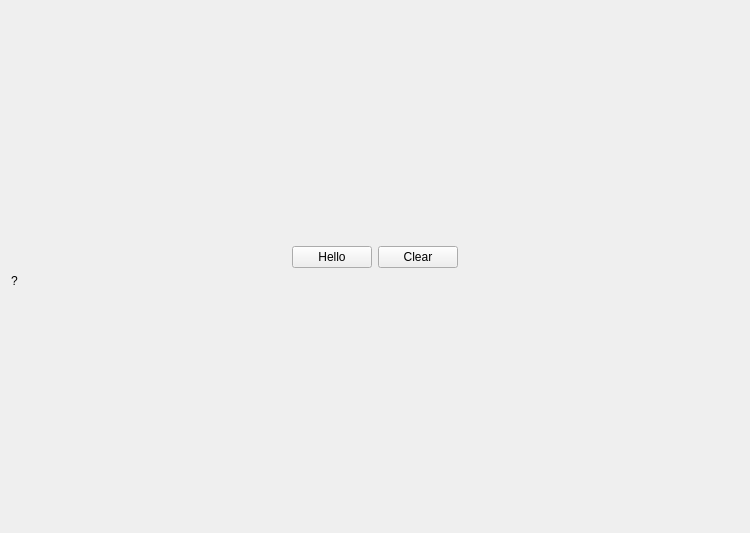
<?xml version="1.0" encoding="UTF-8"?>
<ui version="4.0">
 <class>Widget</class>
 <widget class="QWidget" name="Widget">
  <property name="geometry">
   <rect>
    <x>0</x>
    <y>0</y>
    <width>750</width>
    <height>533</height>
   </rect>
  </property>
  <property name="windowTitle">
   <string>Widget</string>
  </property>
  <layout class="QVBoxLayout" name="verticalLayout">
   <item>
    <spacer name="verticalSpacer_3">
     <property name="orientation">
      <enum>Qt::Vertical</enum>
     </property>
     <property name="sizeHint" stdset="0">
      <size>
       <width>20</width>
       <height>40</height>
      </size>
     </property>
    </spacer>
   </item>
   <item>
    <layout class="QHBoxLayout" name="horizontalLayout">
     <item>
      <spacer name="horizontalSpacer_2">
       <property name="orientation">
        <enum>Qt::Horizontal</enum>
       </property>
       <property name="sizeHint" stdset="0">
        <size>
         <width>40</width>
         <height>20</height>
        </size>
       </property>
      </spacer>
     </item>
     <item>
      <widget class="QPushButton" name="pbtHello">
       <property name="text">
        <string>Hello</string>
       </property>
      </widget>
     </item>
     <item>
      <widget class="QPushButton" name="pbtClear">
       <property name="text">
        <string>Clear</string>
       </property>
      </widget>
     </item>
     <item>
      <spacer name="horizontalSpacer_3">
       <property name="orientation">
        <enum>Qt::Horizontal</enum>
       </property>
       <property name="sizeHint" stdset="0">
        <size>
         <width>40</width>
         <height>20</height>
        </size>
       </property>
      </spacer>
     </item>
    </layout>
   </item>
   <item>
    <layout class="QHBoxLayout" name="horizontalLayout_3">
     <item>
      <widget class="QLabel" name="label">
       <property name="text">
        <string>?</string>
       </property>
      </widget>
     </item>
    </layout>
   </item>
   <item>
    <spacer name="verticalSpacer_2">
     <property name="orientation">
      <enum>Qt::Vertical</enum>
     </property>
     <property name="sizeHint" stdset="0">
      <size>
       <width>20</width>
       <height>40</height>
      </size>
     </property>
    </spacer>
   </item>
  </layout>
 </widget>
 <resources/>
 <connections/>
</ui>
